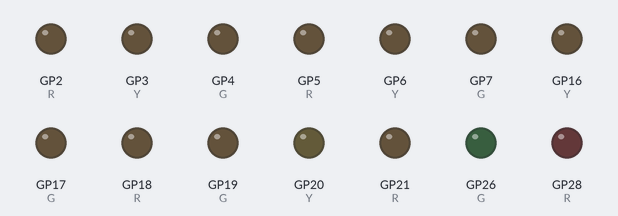
A program run on a simulated Raspberry Pi Pico running MicroPython. On the bench: output pins drawn as LEDs (lit = HIGH). WiFi joins after 1.5 s; the clock reads 2024-03-15 10:24:30 at power-on unless the program sets it; what the program prints to the serial console is not drawn.

Above: at 0.1 s.
At 1.6 s:
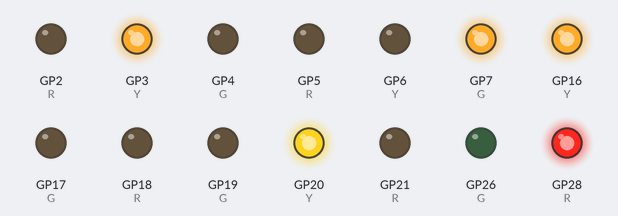
Timing chart, 0 to 3.1 s (numbered marks = the images above):
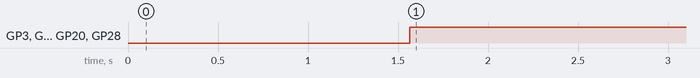

Measured:
- by itself, GP3 (Y), GP7 (G), GP16 (Y), GP20 (Y), GP28 (R): LOW → HIGH at 1.6 s

The program:

main.py
```python
print("main.py started – moth lights controller running")

import time
import network
import ntptime
from machine import Pin

# ==============================
# WIFI + TIME (NTP)
# ==============================

WIFI_SSID = "TheHive"
WIFI_PASSWORD = "H0N3YB33"

def wifi_connect(timeout_s=20):
    wlan = network.WLAN(network.STA_IF)
    wlan.active(True)
    if not wlan.isconnected():
        wlan.connect(WIFI_SSID, WIFI_PASSWORD)
        t0 = time.time()
        while not wlan.isconnected() and (time.time() - t0) < timeout_s:
            time.sleep(0.5)
    return wlan.isconnected()

def us_dst_is_active(year, month, mday, wday, hour):
    """
    US DST rules (post-2007): starts 2nd Sunday in March, ends 1st Sunday in November.
    wday: Monday=0 ... Sunday=6
    """
    # Jan, Feb, Dec: no DST
    if month < 3 or month > 11:
        return False
    # Apr-Oct: DST
    if 3 < month < 11:
        return True

    # Helper: day-of-month of the nth Sunday in a month
    def nth_sunday(n, month_days_in_first_week_wday):
        # month_days_in_first_week_wday = wday of the 1st of the month (Mon=0..Sun=6)
        # Sunday index is 6
        first_sunday = 1 + ((6 - month_days_in_first_week_wday) % 7)
        return first_sunday + (n - 1) * 7

    # Compute wday of the 1st of this month:
    # We can get it by backing out from current date.
    # wday_current corresponds to (year, month, mday).
    wday_first = (wday - ((mday - 1) % 7)) % 7

    if month == 3:
        start_day = nth_sunday(2, wday_first)  # 2nd Sunday in March
        # DST starts at 2:00 local time on that Sunday
        if mday > start_day:
            return True
        if mday < start_day:
            return False
        return hour >= 2

    if month == 11:
        end_day = nth_sunday(1, wday_first)  # 1st Sunday in November
        # DST ends at 2:00 local time on that Sunday (clocks go back)
        if mday < end_day:
            return True
        if mday > end_day:
            return False
        return hour < 2

    return False

def detroit_utc_offset_hours(utc_tuple):
    """
    ntptime sets RTC to UTC. Convert UTC -> America/Detroit local offset (EST/EDT).
    utc_tuple: time.localtime() after ntptime.settime() (UTC)
    """
    year, month, mday, hour, minute, sec, wday, yday = utc_tuple
    # Detroit is UTC-5 normally. During DST it's UTC-4.
    # DST determination should be based on *local* time, so estimate local hour with standard offset first.
    est_hour = (hour - 5) % 24
    # For DST check we need local wday/mday consistency; using the UTC date with shifted hour is close enough
    # for day-based scheduling; edge cases around the transition hour are handled by hour logic above.
    dst = us_dst_is_active(year, month, mday, wday, est_hour)
    return -4 if dst else -5

def sync_time_ntp():
    """
    Sets Pico RTC to UTC via NTP. Returns True/False.
    """
    try:
        ntptime.settime()
        return True
    except Exception as e:
        print("NTP sync failed:", e)
        return False

def localtime_detroit():
    """
    Return Detroit-local time tuple using UTC RTC + computed offset.
    """
    utc = time.localtime()  # RTC is UTC after ntptime.settime()
    offset_h = detroit_utc_offset_hours(utc)
    local_secs = time.time() + offset_h * 3600
    return time.localtime(local_secs)


# ==============================
# CONFIG
# ==============================

CYCLE_LENGTH_DAYS = 24

CAGE_OFFSETS = {
    1: 5,
    2: 10,
    3: 15,
    4: 20,
    5: 0,
}

# ====== CYCLE ANCHOR ======
# Today (Detroit local date) should be Cage #1 Day 5 (GREEN)
REFERENCE_YEAR  = 2025
REFERENCE_MONTH = 12
REFERENCE_DAY   = 16
REFERENCE_GLOBAL_DAY = 4  # Day 5 (1-based) => 4 (0-based)

# ==============================
# PIN MAP
# ==============================

CAGES = {
    1: {"R": Pin(2, Pin.OUT),  "Y": Pin(3, Pin.OUT),  "G": Pin(4, Pin.OUT)},
    2: {"R": Pin(5, Pin.OUT),  "Y": Pin(6, Pin.OUT),  "G": Pin(7, Pin.OUT)},
    3: {"R": Pin(28, Pin.OUT), "Y": Pin(27, Pin.OUT), "G": Pin(26, Pin.OUT)},
    4: {"R": Pin(21, Pin.OUT), "Y": Pin(20, Pin.OUT), "G": Pin(19, Pin.OUT)},
    5: {"R": Pin(18, Pin.OUT), "Y": Pin(16, Pin.OUT), "G": Pin(17, Pin.OUT)},
}

LED_ON = 1
LED_OFF = 0

# ==============================
# HELPERS
# ==============================

def set_cage_color(cage_num, color):
    cage = CAGES[cage_num]
    for pin in cage.values():
        pin.value(LED_OFF)

    if color == "red":
        cage["R"].value(LED_ON)
    elif color == "yellow":
        cage["Y"].value(LED_ON)
    elif color == "green":
        cage["G"].value(LED_ON)

def color_for_cage_day(cage_day):
    if 0 <= cage_day <= 3:
        return "green"
    elif 4 <= cage_day <= 19:
        return "yellow"
    else:
        return "red"

def days_since_reference():
    """
    Whole local calendar days since reference date, using Detroit local date.
    """
    now = localtime_detroit()  # (year, month, mday, hour, min, sec, wday, yday)
    now_midnight = (now[0], now[1], now[2], 0, 0, 0, 0, 0)
    now_secs = time.mktime(now_midnight)

    ref_midnight = (REFERENCE_YEAR, REFERENCE_MONTH, REFERENCE_DAY, 0, 0, 0, 0, 0)
    ref_secs = time.mktime(ref_midnight)

    return int((now_secs - ref_secs) // (24 * 60 * 60))

def current_global_day():
    d = days_since_reference()
    return (REFERENCE_GLOBAL_DAY + d) % CYCLE_LENGTH_DAYS

def update_lights_for_global_day(global_day):
    print("Using global_day:", global_day)
    for cage_num, offset in CAGE_OFFSETS.items():
        cage_day = (global_day - offset) % CYCLE_LENGTH_DAYS
        color = color_for_cage_day(cage_day)
        set_cage_color(cage_num, color)
        print(f"Cage {cage_num}: cage_day={cage_day} (Day {cage_day+1}), color={color}")

# ==============================
# BOOT: CONNECT + NTP
# ==============================

ok_wifi = wifi_connect()
print("Wi-Fi connected:", ok_wifi)

ok_ntp = False
if ok_wifi:
    ok_ntp = sync_time_ntp()
print("NTP synced:", ok_ntp)
print("UTC RTC:", time.localtime())
print("Detroit local:", localtime_detroit())

# ==============================
# MAIN LOOP
# ==============================

for c in CAGES:
    for pin in CAGES[c].values():
        pin.value(LED_OFF)

last_global_day = None

while True:
    try:
        gday = current_global_day()
        if gday != last_global_day:
            print("=== NEW LOGICAL DAY:", gday, "===")
            update_lights_for_global_day(gday)
            last_global_day = gday

        time.sleep(30)

    except Exception as e:
        print("Error in main loop:", e)
        time.sleep(5)
```
